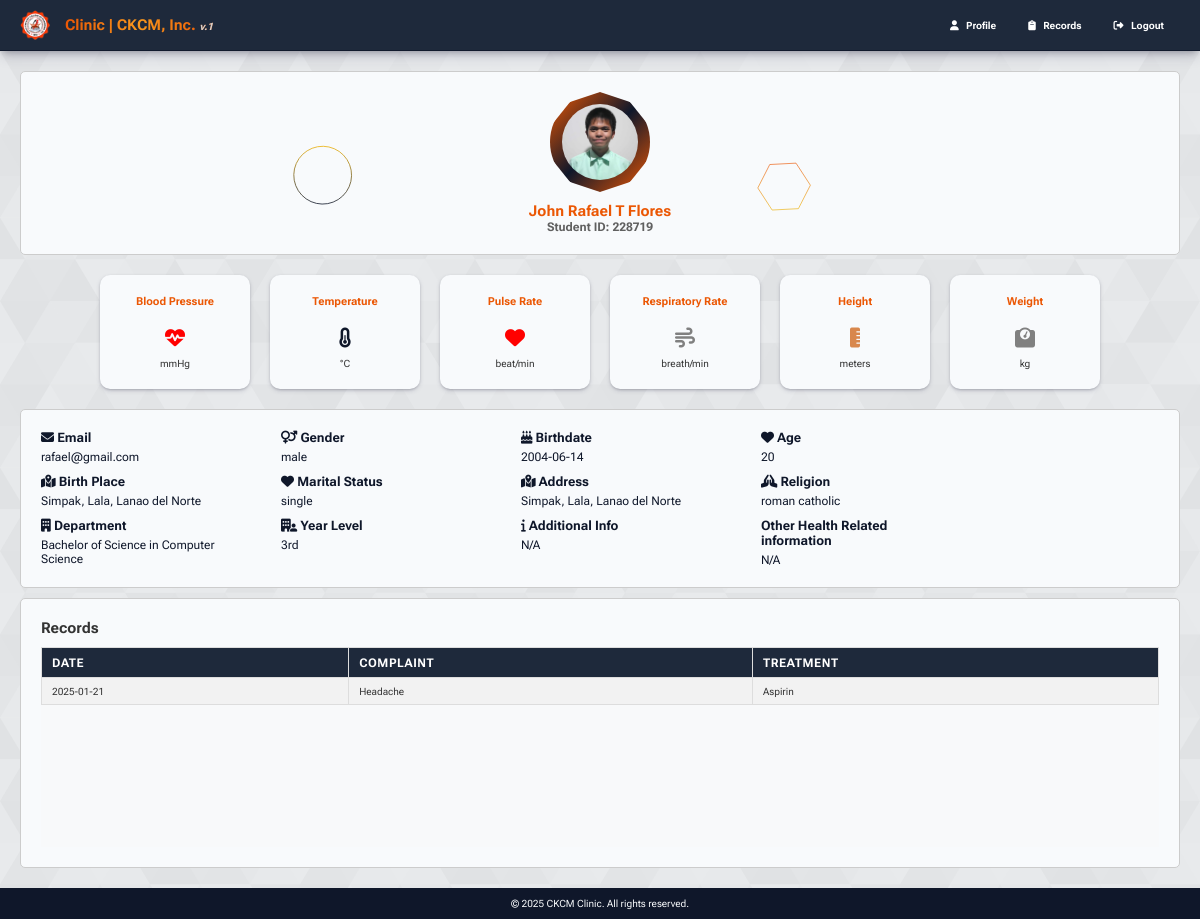
The app's page /student_dashboard.php (signed in), older data.
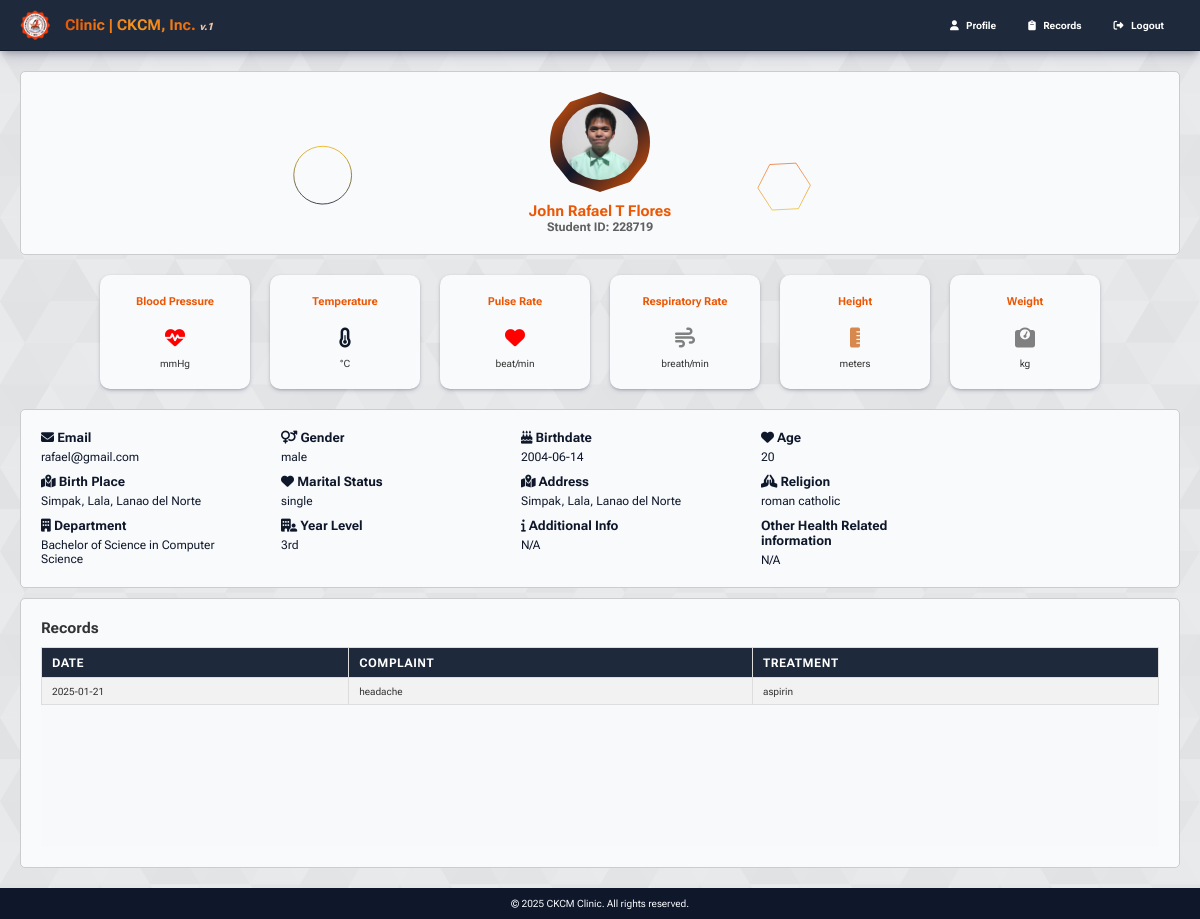
The same page, newer data.
### tables this page shows
CREATE TABLE `record_tbl` (
  `record_id` int(11) NOT NULL,
  `student_id` bigint(255) NOT NULL,
  `record_date` date NOT NULL,
  `student_name` text NOT NULL,
  `student_department` text NOT NULL,
  `chief_complaint` text NOT NULL,
  `treatment` text NOT NULL
);

### student_dashboard.php (the view, shortened to what the changed rows need)
<?php
require 'config/db_connect.php';
$student_id = $_SESSION['student']['student_id'];
$sql = "SELECT `record_id`, `record_date`, `student_name`, `student_department`, `chief_complaint`, `treatment`
        FROM `record_tbl`
        WHERE `student_id` = ?";
$stmt = $conn->prepare($sql);
$stmt->bind_param("s", $student_id);
$stmt->execute();
$records = $stmt->get_result();
?>
<!DOCTYPE html>
<html lang="en">
<head>
    <link rel="stylesheet" href="css/main.css?v=<?php echo time(); ?>">
</head>
<body>
    <?php include 'nav.php'; ?>
    <main>
        <section class="profile-overview" id="profile">
            <div class="record-overview" id="records">
                <div class="record-header">
                    <h2>Records</h2>
                </div>
                <div class="record-container">
                    <?php if ($records->num_rows > 0): ?>
                        <table class="record-table">
                            <thead>
                                <tr>
                                    <th>Date</th>
                                    <th>Complaint</th>
                                    <th>Treatment</th>
                                </tr>
                            </thead>
                            <tbody>
                                <?php while ($record = $records->fetch_assoc()): ?>
                                    <tr>
                                        <td><?php echo htmlspecialchars($record['record_date']); ?></td>
                                        <td><?php echo htmlspecialchars($record['chief_complaint']); ?></td>
                                        <td><?php echo htmlspecialchars($record['treatment']); ?></td>
                                    </tr>
                                <?php endwhile; ?>
                            </tbody>
                        </table>
                    <?php else: ?>
                        <p>No records found.</p>
                    <?php endif; ?>
                </div>
            </div>
        </section>
    </main>
</body>
</html>

Row changes from the older to the newer data that the page shows:
changed record_tbl: chief_complaint "Headache" → "headache"; treatment "Aspirin" → "aspirin"
